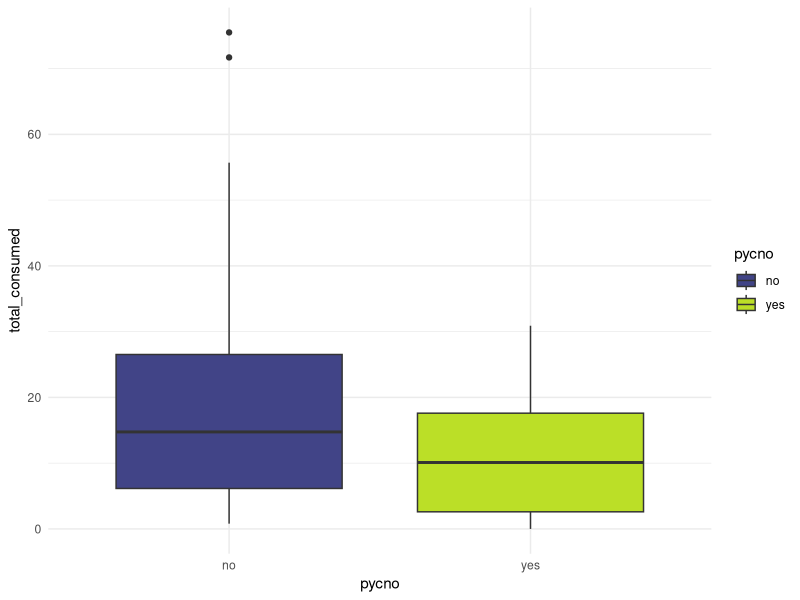
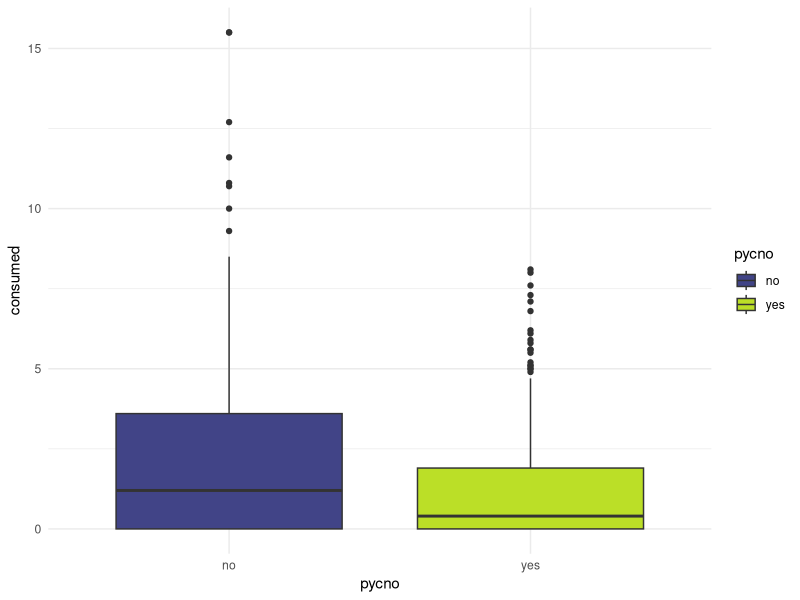
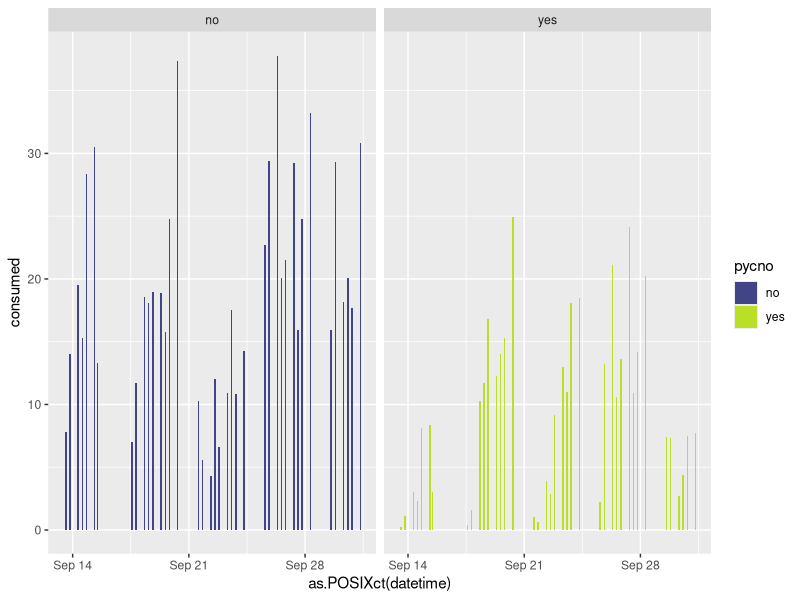
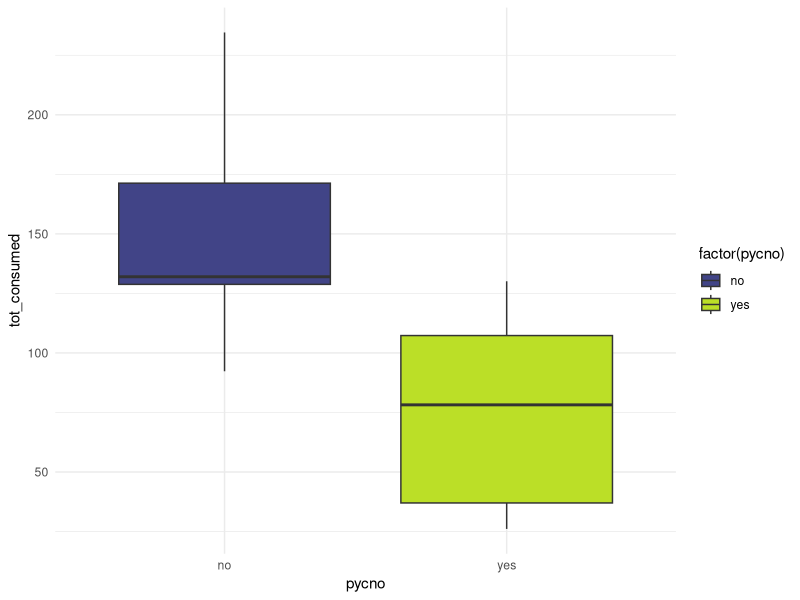
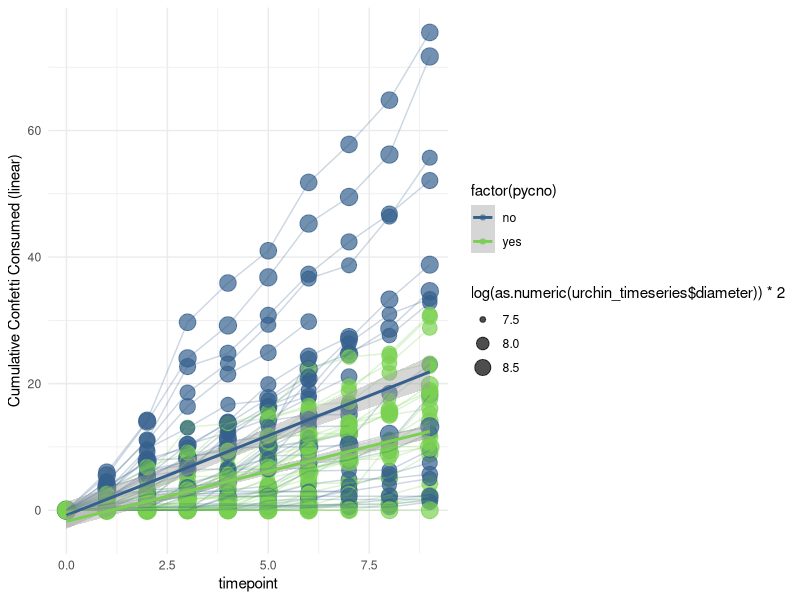
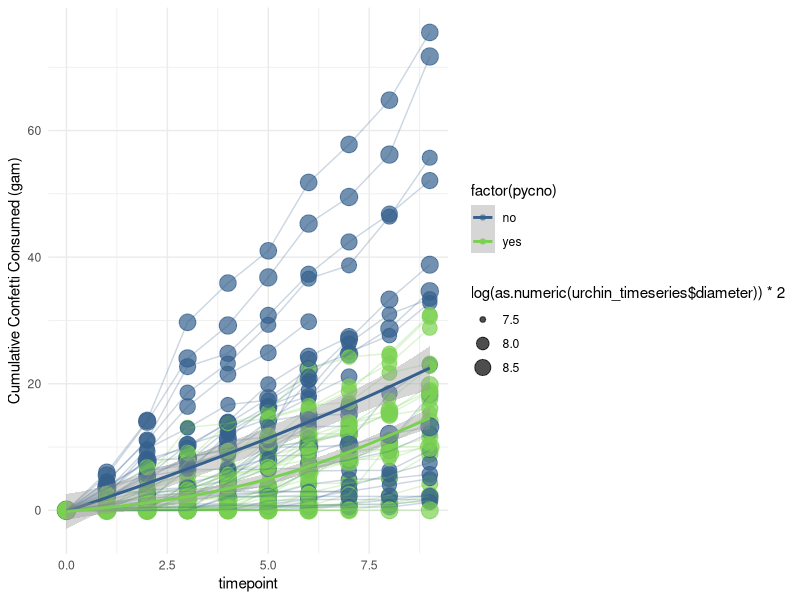
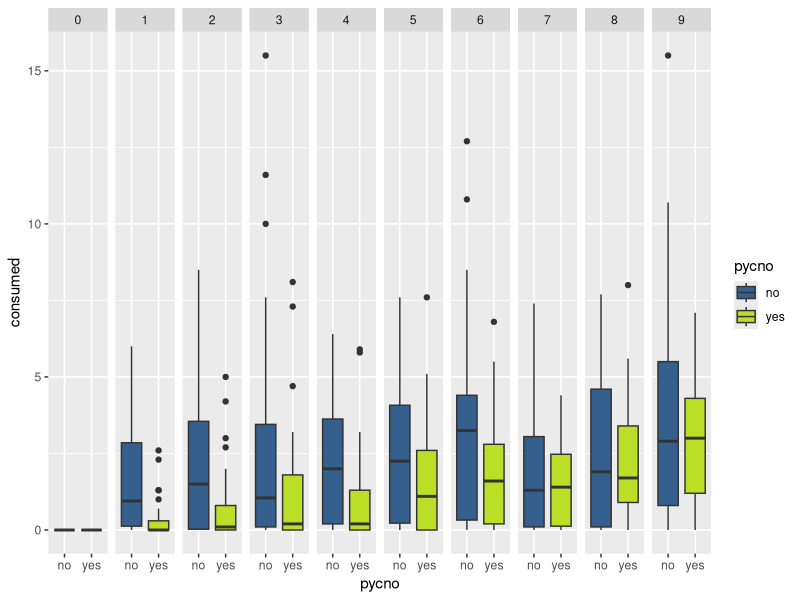

These figures' R source, in order:
  #++++++++++++++++++++++++++++++++++++++++++++++++++++++++++++++++++++++++++++++++++
  #                                                                                ##
  # Urchin-Pycno fear feeding trials                                               ##
  # Data are current as of 2020-09-18                                              ##
  # Data source: Ross Whippo - UO/OIMB                                             ##
  # R code prepared by Ross Whippo                                                 ##
  # Last updated 2020-09-18                                                        ##
  #                                                                                ##
  #++++++++++++++++++++++++++++++++++++++++++++++++++++++++++++++++++++++++++++++++++
  
  # SUMMARY:
  
  
  # Required Files (check that script is loading latest version):
  # urchin_fear_feeding_pycno-trial-1.csv
  
  # Associated Scripts:
  # NA
  
  # TO DO 
  
  # +++++++++++++++++++++++++++++++++++++++++++++++++++++++++++++++++++++++++++++++++
  # TABLE OF CONTENTS                                                            ####
  #                                                                                 +
  # RECENT CHANGES TO SCRIPT                                                        +
  # LOAD PACKAGES                                                                   +
  # READ IN AND PREPARE DATA                                                        +
  # MANIPULATE DATA                                                                 +
  #                                                                                 +
  #++++++++++++++++++++++++++++++++++++++++++++++++++++++++++++++++++++++++++++++++++
  
  #++++++++++++++++++++++++++++++++++++++++++++++++++++++++++++++++++++++++++++++++++
  # RECENT CHANGES TO SCRIPT                                                     ####
  #++++++++++++++++++++++++++++++++++++++++++++++++++++++++++++++++++++++++++++++++++
  
  # 2020-09-15 Script created
  
  #++++++++++++++++++++++++++++++++++++++++++++++++++++++++++++++++++++++++++++++++++
  # LOAD PACKAGES                                                                ####
  #++++++++++++++++++++++++++++++++++++++++++++++++++++++++++++++++++++++++++++++++++
  
  library(tidyverse)
  library(viridis)
  
  #++++++++++++++++++++++++++++++++++++++++++++++++++++++++++++++++++++++++++++++++++
  # READ IN AND PREPARE DATA                                                     ####
  #++++++++++++++++++++++++++++++++++++++++++++++++++++++++++++++++++++++++++++++++++
  
  urchin_fear_pycno <- read_csv('Data/urchin_fear_feeding_pycno-trial-1.csv')
  
  #++++++++++++++++++++++++++++++++++++++++++++++++++++++++++++++++++++++++++++++++++
  # MANIPULATE DATA - VISUALIZATIONS                                             ####
  #++++++++++++++++++++++++++++++++++++++++++++++++++++++++++++++++++++++++++++++++++
  
  # mean confetti consumed across all urchins per treatment
  
  # combine trial and bin to prevent combining urchins across trials
  urchin_fear_pycno <- unite(urchin_fear_pycno, 'ID', trial, bin, sep = "_", remove = FALSE)
  
  per_urchin_consumed_total <- urchin_fear_pycno %>%
    group_by(ID, pycno) %>%
    summarise(sum(consumed))
  
  names(per_urchin_consumed_total)[names(per_urchin_consumed_total)=="sum(consumed)"] <- "total_consumed"
  
  
  ggplot(per_urchin_consumed_total, aes(x = pycno, y = total_consumed, fill = pycno)) +
    geom_boxplot() +
    scale_fill_viridis(discrete = TRUE, begin = 0.2, end = 0.9) +
    theme_minimal()
  
  # total consumed per trial
  
  ggplot(urchin_fear_pycno, aes(x = pycno, y = consumed, fill = pycno)) +
    geom_boxplot() +
    scale_fill_viridis(discrete = TRUE, begin = 0.2, end = 0.9) +
    theme_minimal()
  
    # amount consumed per timepoint
  
  urchin_timeseries <- urchin_fear_pycno %>%
    unite("datetime", date:time, sep = " ") 
  
  urchin_timeseries$datetime <- as.POSIXlt(urchin_timeseries$datetime)
  
  ggplot(urchin_timeseries, aes(x = as.POSIXct(datetime), y = consumed, fill = pycno)) +
    geom_col() +
    scale_fill_viridis(discrete = TRUE, begin = 0.2, end = 0.9) +
    facet_wrap(~pycno) 
  
  # cumulative total consumed by trial
  
 ggplot(urchin_timeseries %>%
    group_by(trial, pycno) %>%
      mutate(tot_consumed = sum(consumed)),
    aes(x = pycno, y = tot_consumed, fill = factor(pycno))) +
   geom_boxplot() +
   scale_fill_viridis(discrete = TRUE, begin = 0.2, end = 0.9) +
   theme_minimal()
  
  
    # change unknown diameters to 61
  
  urchin_timeseries$diameter <- urchin_timeseries$diameter %>%
    recode("nd" = "61")
  
  ggplot(urchin_timeseries %>%
           group_by(pycno, ID) %>%
           mutate(cc = cumsum(consumed)),
         aes(x = timepoint, y = cc, color = factor(pycno))) + 
    scale_color_viridis(discrete = TRUE, begin = 0.3, end = 0.8) +
    geom_point(aes(size = log(as.numeric(urchin_timeseries$diameter))*2), alpha = 0.7) +
    geom_line(aes(group = ID), alpha = 0.25) +
    geom_smooth(method = "lm") +
    theme_minimal() +
    scale_y_continuous(name = "Cumulative Confetti Consumed (linear)")
  
  ggplot(urchin_timeseries %>%
           group_by(pycno, ID) %>%
           mutate(cc = cumsum(consumed)),
         aes(x = timepoint, y = cc, color = factor(pycno))) + 
    scale_color_viridis(discrete = TRUE, begin = 0.3, end = 0.8) +
    geom_point(aes(size = log(as.numeric(urchin_timeseries$diameter))*2), alpha = 0.7) +
    geom_line(aes(group = ID), alpha = 0.25) +
    geom_smooth(method = "gam", formula = y ~ s(x, bs = "cs")) +
    theme_minimal() +
    scale_y_continuous(name = "Cumulative Confetti Consumed (gam)")
  
    # mean number of confetti consumed per time point per treatment
  
  ggplot(urchin_timeseries, aes(x = pycno, y = consumed, fill = pycno)) +
    scale_fill_viridis(discrete = TRUE, begin = 0.3, end = 0.9) +
    geom_boxplot() +
    facet_grid(.~timepoint)
      theme_minimal() 
  
  
  
  # total confetti eaten per treatment
  urchin_fear_pycno %>%
    group_by(treatment) %>%
    summarise(sum(consumed))
  
  #++++++++++++++++++++++++++++++++++++++++++++++++++++++++++++++++++++++++++++++++++
  # MANIPULATE DATA - STATS                                                      ####
  #++++++++++++++++++++++++++++++++++++++++++++++++++++++++++++++++++++++++++++++++++
  
  # is total amount of confetti consumed per trial different between groups?
  t.test(total_consumed ~ pycno, data = per_urchin_consumed_total)
  
  # is aount of confetti consumed per time point different between groups?
  # need repeated measures metric
  
  ############### SUBSECTION HERE
  
  ####
  #<<<<<<<<<<<<<<<<<<<<<<<<<<END OF SCRIPT>>>>>>>>>>>>>>>>>>>>>>>>#
  
  # SCRATCH PAD ####
